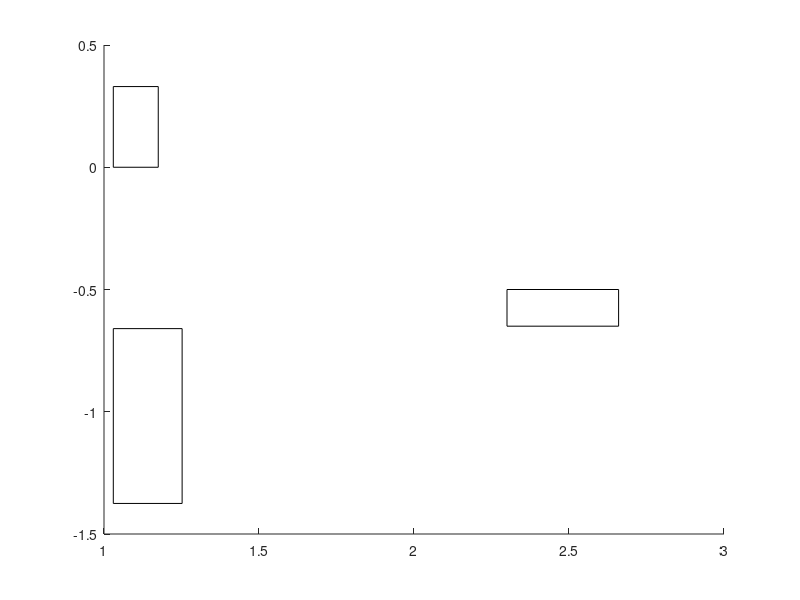

Write MATLAB code to recreate this figure.
function [] = ejemplo_funcion()
% Las funciones no siempre tienen entradas o salidas
% Cuando esto se requiere es debido a codigos que se repiten de forma exacta
%Por ejemplo un codigo que grafique obstaculos: 

% Coordenadas y tamaños de los obstaculos

rectangles = [
    1.03,                0,       .145,            0.33;  %obstaculo 1
    1.03,      -0.66-0.715,       .222,           0.715;  %obstaculo 2
     2.3,        -0.5-0.15,        .36,            0.15;  %obstaculo 3
];
%% Crear Rectangulos
% Dibujar los rectángulos
for i = 1:size(rectangles, 1)
    rectangle('Position', rectangles(i, :), 'EdgeColor', 'k', 'LineWidth', 0.5);
    hold on; % Para mantener los rectángulos en el mismo plot y poder graficar puntos despues  
end
%Permite graficar en esta misma figura al llamarlo en un script
hold on;
end

